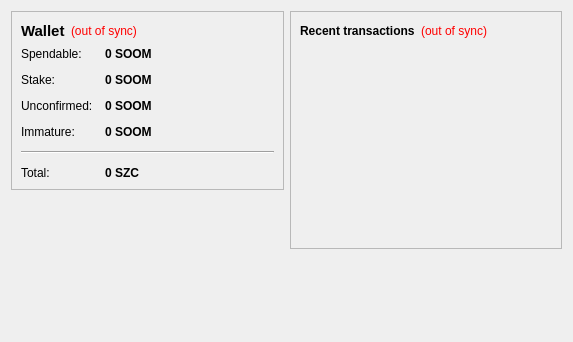
<?xml version="1.0" encoding="UTF-8"?>
<ui version="4.0">
 <class>OverviewPage</class>
 <widget class="QWidget" name="OverviewPage">
  <property name="geometry">
   <rect>
    <x>0</x>
    <y>0</y>
    <width>573</width>
    <height>342</height>
   </rect>
  </property>
  <property name="windowTitle">
   <string>Form</string>
  </property>
  <layout class="QHBoxLayout" name="horizontalLayout" stretch="1,1">
   <item>
    <layout class="QVBoxLayout" name="verticalLayout_2">
     <item>
      <widget class="QFrame" name="frame">
       <property name="frameShape">
        <enum>QFrame::StyledPanel</enum>
       </property>
       <property name="frameShadow">
        <enum>QFrame::Raised</enum>
       </property>
       <layout class="QVBoxLayout" name="verticalLayout_4">
        <item>
         <layout class="QHBoxLayout" name="horizontalLayout_4">
          <item>
           <widget class="QLabel" name="label_5">
            <property name="font">
             <font>
              <pointsize>11</pointsize>
              <weight>75</weight>
              <bold>true</bold>
             </font>
            </property>
            <property name="text">
             <string>Wallet</string>
            </property>
           </widget>
          </item>
          <item>
           <widget class="QLabel" name="labelWalletStatus">
            <property name="toolTip">
             <string>The displayed information may be out of date. Your wallet automatically synchronizes with the soomcoin network after a connection is established, but this process has not completed yet.</string>
            </property>
            <property name="styleSheet">
             <string notr="true">QLabel { color: red; }</string>
            </property>
            <property name="text">
             <string notr="true">(out of sync)</string>
            </property>
            <property name="alignment">
             <set>Qt::AlignLeading|Qt::AlignLeft|Qt::AlignVCenter</set>
            </property>
           </widget>
          </item>
          <item>
           <spacer name="horizontalSpacer_2">
            <property name="orientation">
             <enum>Qt::Horizontal</enum>
            </property>
            <property name="sizeHint" stdset="0">
             <size>
              <width>40</width>
              <height>20</height>
             </size>
            </property>
           </spacer>
          </item>
         </layout>
        </item>
        <item>
         <layout class="QFormLayout" name="formLayout_2">
          <property name="fieldGrowthPolicy">
           <enum>QFormLayout::AllNonFixedFieldsGrow</enum>
          </property>
          <property name="horizontalSpacing">
           <number>12</number>
          </property>
          <property name="verticalSpacing">
           <number>12</number>
          </property>
          <item row="0" column="0">
           <widget class="QLabel" name="label">
            <property name="text">
             <string>Spendable:</string>
            </property>
           </widget>
          </item>
          <item row="0" column="1">
           <widget class="QLabel" name="labelBalance">
            <property name="font">
             <font>
              <weight>75</weight>
              <bold>true</bold>
             </font>
            </property>
            <property name="cursor">
             <cursorShape>IBeamCursor</cursorShape>
            </property>
            <property name="toolTip">
             <string>Your current spendable balance</string>
            </property>
            <property name="text">
             <string notr="true">0 SOOM</string>
            </property>
            <property name="textInteractionFlags">
             <set>Qt::LinksAccessibleByMouse|Qt::TextSelectableByKeyboard|Qt::TextSelectableByMouse</set>
            </property>
           </widget>
          </item>
          <item row="1" column="0">
           <widget class="QLabel" name="label_6">
            <property name="text">
             <string>Stake:</string>
            </property>
           </widget>
          </item>
          <item row="1" column="1">
           <widget class="QLabel" name="labelStake">
            <property name="font">
             <font>
              <weight>75</weight>
              <bold>true</bold>
             </font>
            </property>
            <property name="cursor">
             <cursorShape>IBeamCursor</cursorShape>
            </property>
            <property name="toolTip">
             <string>Total of coins that was staked, and do not yet count toward the current balance</string>
            </property>
            <property name="text">
             <string notr="true">0 SOOM</string>
            </property>
            <property name="textInteractionFlags">
             <set>Qt::LinksAccessibleByMouse|Qt::TextSelectableByKeyboard|Qt::TextSelectableByMouse</set>
            </property>
           </widget>
          </item>
          <item row="2" column="0">
           <widget class="QLabel" name="label_3">
            <property name="text">
             <string>Unconfirmed:</string>
            </property>
           </widget>
          </item>
          <item row="2" column="1">
           <widget class="QLabel" name="labelUnconfirmed">
            <property name="font">
             <font>
              <weight>75</weight>
              <bold>true</bold>
             </font>
            </property>
            <property name="cursor">
             <cursorShape>IBeamCursor</cursorShape>
            </property>
            <property name="toolTip">
             <string>Total of transactions that have yet to be confirmed, and do not yet count toward the current balance</string>
            </property>
            <property name="text">
             <string notr="true">0 SOOM</string>
            </property>
            <property name="textInteractionFlags">
             <set>Qt::LinksAccessibleByMouse|Qt::TextSelectableByKeyboard|Qt::TextSelectableByMouse</set>
            </property>
           </widget>
          </item>
          <item row="3" column="0">
           <widget class="QLabel" name="labelImmatureText">
            <property name="text">
             <string>Immature:</string>
            </property>
           </widget>
          </item>
          <item row="3" column="1">
           <widget class="QLabel" name="labelImmature">
            <property name="font">
             <font>
              <weight>75</weight>
              <bold>true</bold>
             </font>
            </property>
            <property name="toolTip">
             <string>Mined balance that has not yet matured</string>
            </property>
            <property name="text">
             <string notr="true">0 SOOM</string>
            </property>
            <property name="textInteractionFlags">
             <set>Qt::LinksAccessibleByMouse|Qt::TextSelectableByKeyboard|Qt::TextSelectableByMouse</set>
            </property>
           </widget>
          </item>
          <item row="4" column="0" colspan="2">
           <widget class="Line" name="line">
            <property name="orientation">
             <enum>Qt::Horizontal</enum>
            </property>
           </widget>
          </item>
          <item row="5" column="0">
           <widget class="QLabel" name="labelTotalText">
            <property name="text">
             <string>Total:</string>
            </property>
           </widget>
          </item>
          <item row="5" column="1">
           <widget class="QLabel" name="labelTotal">
            <property name="font">
             <font>
              <weight>75</weight>
              <bold>true</bold>
             </font>
            </property>
            <property name="cursor">
             <cursorShape>IBeamCursor</cursorShape>
            </property>
            <property name="toolTip">
             <string>Your current total balance</string>
            </property>
            <property name="text">
             <string notr="true">0 SZC</string>
            </property>
            <property name="textInteractionFlags">
             <set>Qt::LinksAccessibleByMouse|Qt::TextSelectableByKeyboard|Qt::TextSelectableByMouse</set>
            </property>
           </widget>
          </item>
         </layout>
        </item>
       </layout>
      </widget>
     </item>
     <item>
      <spacer name="verticalSpacer">
       <property name="orientation">
        <enum>Qt::Vertical</enum>
       </property>
       <property name="sizeHint" stdset="0">
        <size>
         <width>20</width>
         <height>40</height>
        </size>
       </property>
      </spacer>
     </item>
    </layout>
   </item>
   <item>
    <layout class="QVBoxLayout" name="verticalLayout_3">
     <item>
      <widget class="QFrame" name="frame_2">
       <property name="frameShape">
        <enum>QFrame::StyledPanel</enum>
       </property>
       <property name="frameShadow">
        <enum>QFrame::Raised</enum>
       </property>
       <layout class="QVBoxLayout" name="verticalLayout">
        <item>
         <layout class="QHBoxLayout" name="horizontalLayout_2">
          <item>
           <widget class="QLabel" name="label_4">
            <property name="text">
             <string>&lt;b&gt;Recent transactions&lt;/b&gt;</string>
            </property>
           </widget>
          </item>
          <item>
           <widget class="QLabel" name="labelTransactionsStatus">
            <property name="toolTip">
             <string>The displayed information may be out of date. Your wallet automatically synchronizes with the soomcoin network after a connection is established, but this process has not completed yet.</string>
            </property>
            <property name="styleSheet">
             <string notr="true">QLabel { color: red; }</string>
            </property>
            <property name="text">
             <string notr="true">(out of sync)</string>
            </property>
            <property name="alignment">
             <set>Qt::AlignRight|Qt::AlignTrailing|Qt::AlignVCenter</set>
            </property>
           </widget>
          </item>
          <item>
           <spacer name="horizontalSpacer">
            <property name="orientation">
             <enum>Qt::Horizontal</enum>
            </property>
            <property name="sizeHint" stdset="0">
             <size>
              <width>40</width>
              <height>20</height>
             </size>
            </property>
           </spacer>
          </item>
         </layout>
        </item>
        <item>
         <widget class="QListView" name="listTransactions">
          <property name="styleSheet">
           <string notr="true">QListView { background: transparent; }</string>
          </property>
          <property name="frameShape">
           <enum>QFrame::NoFrame</enum>
          </property>
          <property name="verticalScrollBarPolicy">
           <enum>Qt::ScrollBarAlwaysOff</enum>
          </property>
          <property name="horizontalScrollBarPolicy">
           <enum>Qt::ScrollBarAlwaysOff</enum>
          </property>
          <property name="selectionMode">
           <enum>QAbstractItemView::NoSelection</enum>
          </property>
         </widget>
        </item>
       </layout>
      </widget>
     </item>
     <item>
      <spacer name="verticalSpacer_2">
       <property name="orientation">
        <enum>Qt::Vertical</enum>
       </property>
       <property name="sizeHint" stdset="0">
        <size>
         <width>20</width>
         <height>40</height>
        </size>
       </property>
      </spacer>
     </item>
    </layout>
   </item>
  </layout>
 </widget>
 <resources/>
 <connections/>
</ui>
